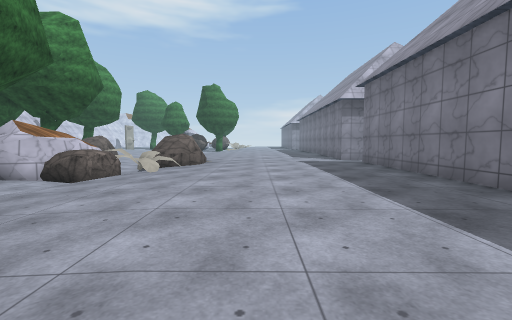
View 1 (above)

21 first-person views from a walk through a Unity game level. The camera is 1.3 m above the floor, tilts 4° down and sees 90° across. The floor is counted in squares, 2 m on a side. Each view is taken from the middle of a square. On the plan, view 1 faces up. The plan holds only what a view shows up to about 9 squares ahead; the rest is blank. The place goes on beyond the plan. The player character is not drawn. Surface patterns are stand-ins for the level's own textures.

View 2
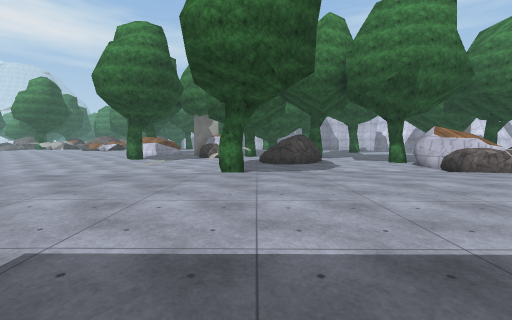

View 3
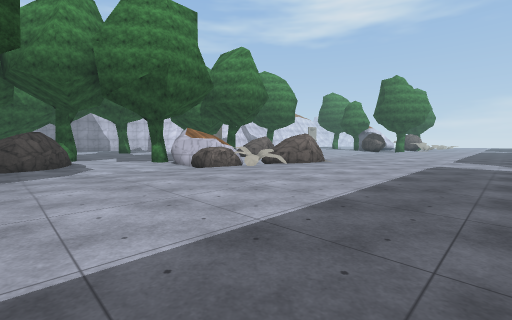

View 4
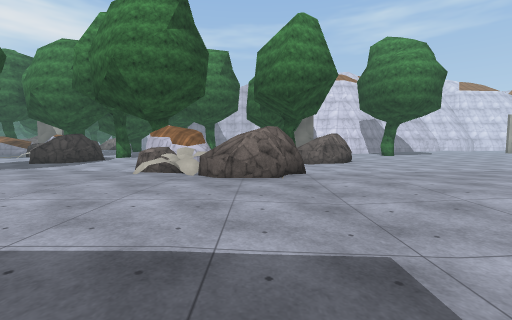

View 5
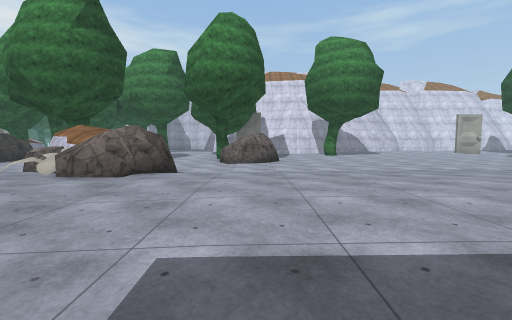

View 6
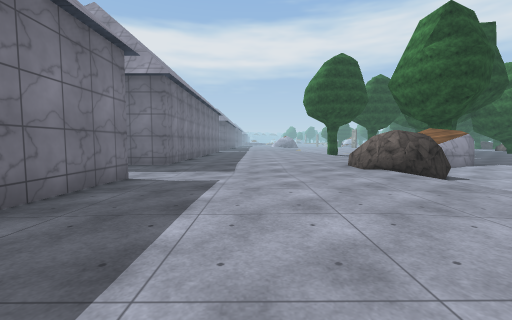

View 7
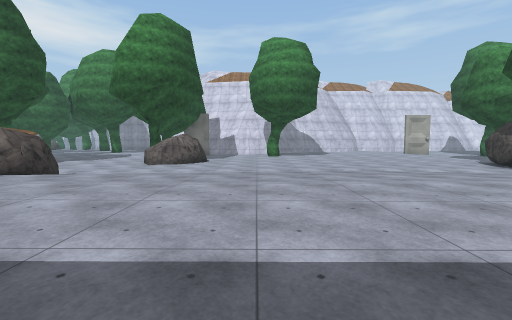

View 8
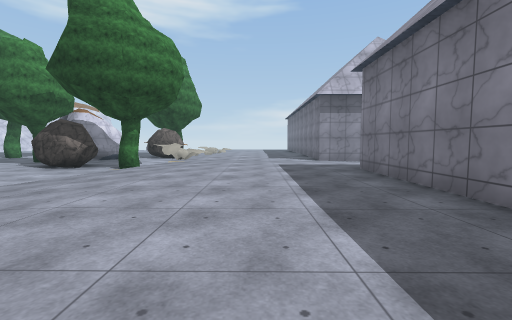

View 9
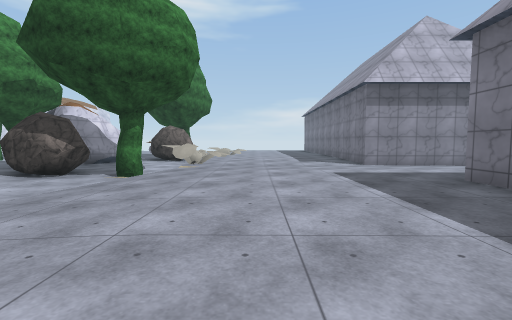

View 10
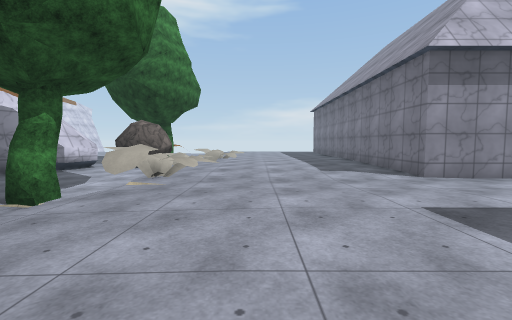

View 11
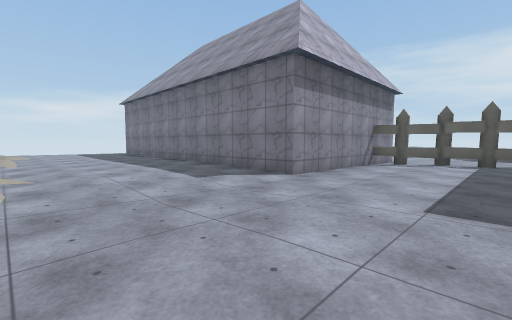

View 12
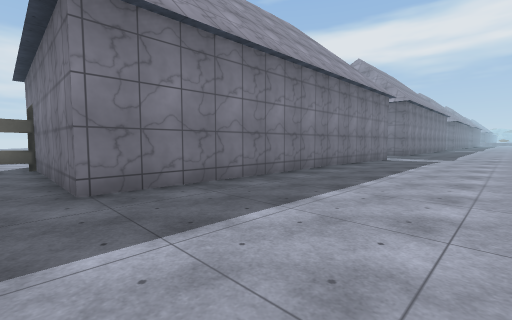

View 13
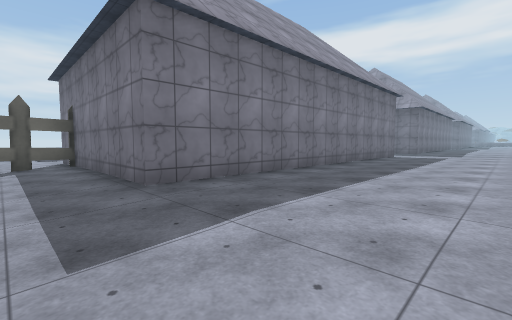

View 14
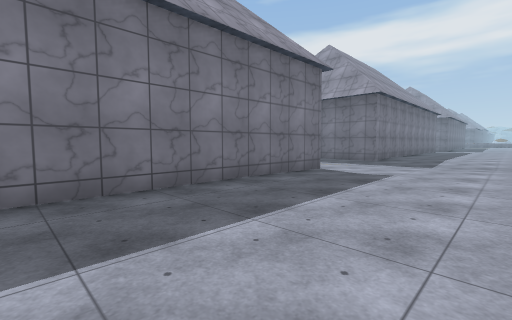

View 15
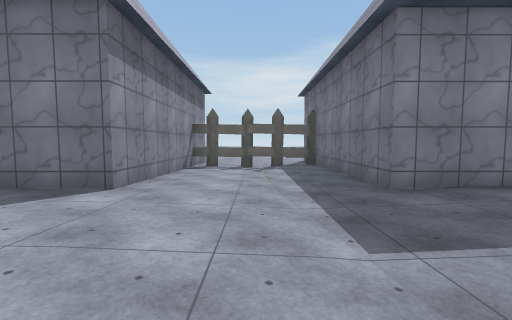

View 16
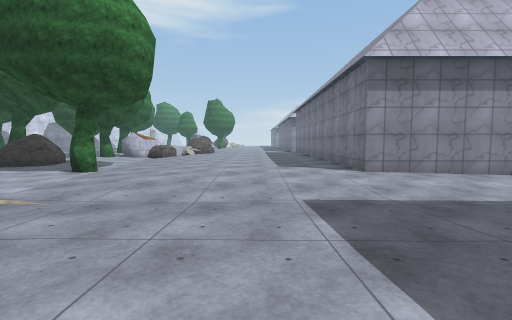

View 17
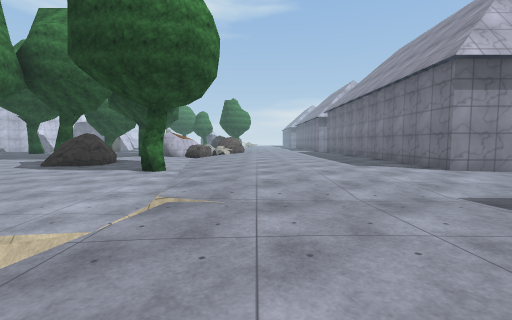

View 18
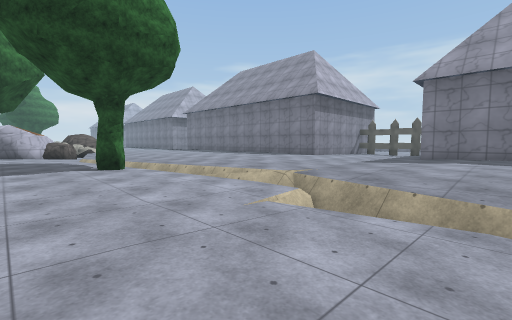

View 19
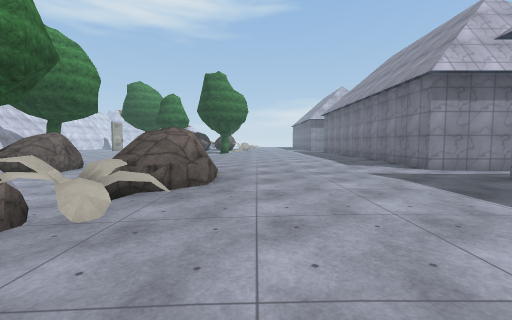

View 20
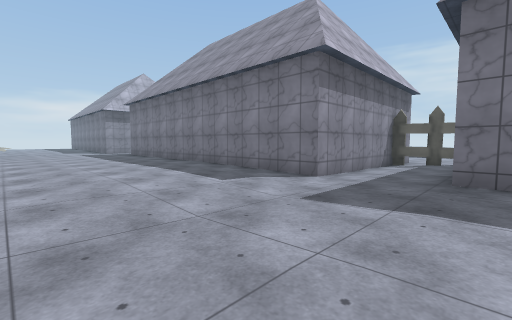

View 21
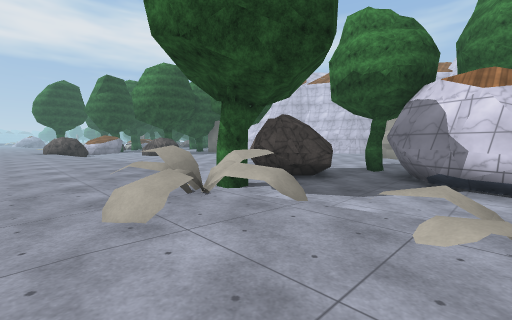

### Floor plan
Key: @ floor where view 1 was taken; # wall or solid block; x gap in a wall; . main floor; - floor 0.25 m lower than the main floor; _ floor 0.5 m lower than the main floor; : floor 0.75 m higher than the main floor; < floor 0.75 m lower than the main floor; ( floor 1 m lower than the main floor; + floor 1.75 m higher than the main floor; / step, stairs or slope; = window, fence, low wall or low ledge; R rock; T tree; O other object.
Columns run from 6 left of view 1 to 11 right of it. Each row starts with its distance up from view 1.
 28 #__R=.....#
 27 #___O.....#
 26 ____=/...-#####
 25 R__OOO.-------=
 24 RR_TO...------=-
 23 RR_(-.........#--
 22 -__<-.........=--
 21 -__--.....#####
 20 -__--.....#
 19 --_-......#
 18 --/-......#
 17 -_/-......#
 16 -__--.....#
 15 ___--.....#
 14 ___-......#
 13 ____......#
 12 R___......#
 11 ____....--#####
 10 __RR..--------#---
  9 -_R+R.........=---
  8 -#R:R.....#######
  7 ##R/-.....#
  6 ##R/-.....#
  5 --_-......#
  4 --/-......#
  3 --/-......#
  2 -__-......#
  1 R__--.....#
  0 ___/-.@...#
 -1 __T/......#
 -2 ____......######
 -3 ____.....-----#-
 -4 ____...------_x_
 -5 ____/---------#-
 -6 -__=/...--#####
 -7 -__(-.....#
 -8 -__<-.....#

Positions as (right, up) in squares from view 1, and headings:
1: (0, 0), facing up
2: (3, 0), facing left
3: (3, 1), facing up-left
4: (3, 9), facing left
5: (3, 12), facing left
6: (1, 16), facing down
7: (3, 15), facing left
8: (1, 15), facing up
9: (0, 17), facing up
10: (0, 20), facing up
11: (-1, 22), facing up-right
12: (0, 22), facing down-right
13: (0, 10), facing down-right
14: (0, 4), facing down-right
15: (0, -4), facing right
16: (1, -8), facing up
17: (-1, -8), facing up
18: (-6, -8), facing up-right
19: (-1, 4), facing up
20: (-1, 8), facing up-right
21: (0, 28), facing down-left
